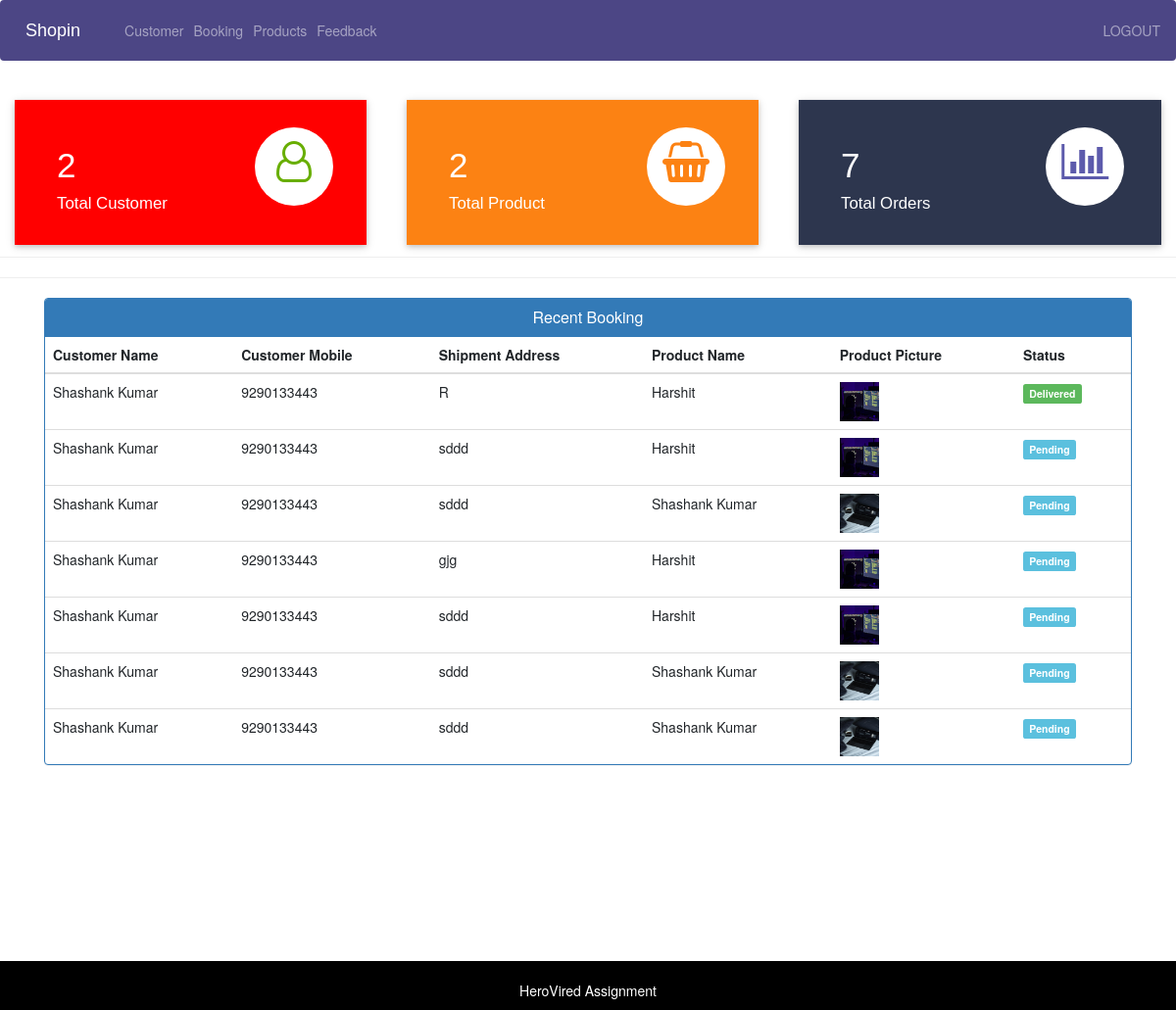
The app's page /admin-dashboard (signed in) with its own data.
### ecom/models.py (models this page shows, shortened)
class Customer(models.Model):
    user=models.OneToOneField(User,on_delete=models.CASCADE)
    profile_pic= models.ImageField(upload_to='profile_pic/CustomerProfilePic/',null=True,blank=True)
    address = models.CharField(max_length=40)
    mobile = models.CharField(max_length=20,null=False)
    @property
    def get_name(self):
        return self.user.first_name+" "+self.user.last_name

class Orders(models.Model):
    STATUS =(
        ('Pending','Pending'),
        ('Order Confirmed','Order Confirmed'),
        ('Out for Delivery','Out for Delivery'),
        ('Delivered','Delivered'),
    )
    customer=models.ForeignKey('Customer', on_delete=models.CASCADE,null=True)
    product=models.ForeignKey('Product',on_delete=models.CASCADE,null=True)
    email = models.CharField(max_length=50,null=True)
    address = models.CharField(max_length=500,null=True)
    mobile = models.CharField(max_length=20,null=True)
    order_date= models.DateField(auto_now_add=True,null=True)
    status=models.CharField(max_length=50,null=True,choices=STATUS)

class Product(models.Model):
    name=models.CharField(max_length=40)
    product_image= models.ImageField(upload_to='product_image/',null=True,blank=True)
    price = models.PositiveIntegerField()
    description=models.CharField(max_length=40)

### ecom/views.py (the view)
# urls.py: path('admin-dashboard', views.admin_dashboard_view,name='admin-dashboard'),
@login_required(login_url='adminlogin')
def admin_dashboard_view(request):
    customercount=models.Customer.objects.all().count()
    productcount=models.Product.objects.all().count()
    ordercount=models.Orders.objects.all().count()
    orders=models.Orders.objects.all()
    ordered_products=[]
    ordered_bys=[]
    for order in orders:
        ordered_product=models.Product.objects.all().filter(id=order.product.id)
        ordered_by=models.Customer.objects.all().filter(id = order.customer.id)
        ordered_products.append(ordered_product)
        ordered_bys.append(ordered_by)
    mydict={
    'customercount':customercount,
    'productcount':productcount,
    'ordercount':ordercount,
    'data':zip(ordered_products,ordered_bys,orders),
    }
    return render(request,'ecom/admin_dashboard.html',context=mydict)

### templates/ecom/admin_dashboard.html
{% extends 'ecom/admin_base.html' %}
{% load static %}
{% block content %}
<br>
{%include 'ecom/admin_dashboard_cards.html'%}
<br><br><br><br><br>
<hr><hr>
<div class="container" >
    <div class="panel panel-primary" >
      <div class="panel-heading" style="text-align:center;">
        <h6 class="panel-title">Recent Booking</h6>
      </div>
      <table class="table table-hover" id="dev-table">
        <thead>
          <tr>
            <th>Customer Name</th>
            <th>Customer Mobile</th>
            <th>Shipment Address</th>
            <th>Product Name</th>
            <th>Product Picture</th>
            <th>Status</th>
          </tr>
        </thead>
        {% for product,customer,order in data %}
        <tr>
          {% for c in customer %}
          <td> {{c.get_name}}</td>
          <td>{{c.mobile}}</td>
          <td>{{order.address}}</td>
          {% endfor %}
          {% for p in product %}
          <td> {{p.name}}</td>
          <td> <img src="{% static p.product_image.url %}" alt="Profile Pic" height="40px" width="40px" /></td>
          {% if order.status == 'Pending'%}
          <td> <span class="label label-info">{{order.status}}</span></td>
          {% elif order.status == 'Delivered' %}
          <td> <span class="label label-success">{{order.status}}</span></td>
          {% elif order.status == 'Out for Delivery' %}
          <td> <span class="label label-warning">{{order.status}}</span></td>
          {%else%}
            <td> <span class="label label-primary">{{order.status}}</span></td>
          {%endif%}
          {% endfor %}
        </tr>
        {% endfor %}
      </table>
  </div>
</div>
{% endblock content %}

### records on screen
Orders: address "R", status "Delivered"
Customer: get_name "Shashank Kumar", mobile "9290133443"
Product: name "Harshit", product_image (picture)
Orders: address "sddd", status "Pending"
Orders: address "sddd", status "Pending"
Product: name "Shashank Kumar", product_image (picture)
Orders: address "gjg", status "Pending"
Orders: address "sddd", status "Pending"
Orders: address "sddd", status "Pending"
Orders: address "sddd", status "Pending"

### other values on screen
{{ customercount }} "2"
{{ productcount }} "2"
{{ ordercount }} "7"
